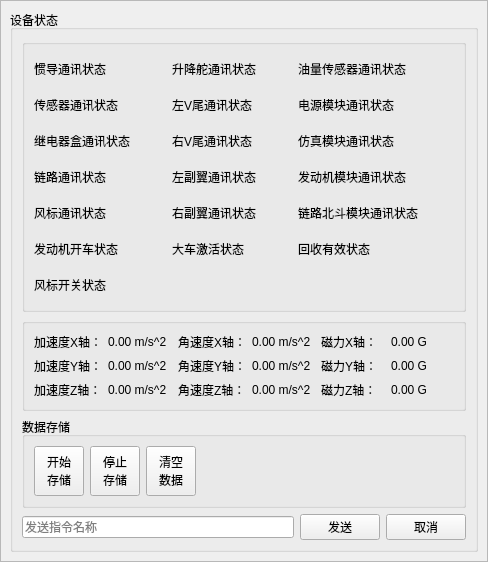
<?xml version="1.0" encoding="UTF-8"?>
<ui version="4.0">
 <class>DeviceStatePanel</class>
 <widget class="QWidget" name="DeviceStatePanel">
  <property name="geometry">
   <rect>
    <x>0</x>
    <y>0</y>
    <width>480</width>
    <height>517</height>
   </rect>
  </property>
  <property name="windowTitle">
   <string>Form</string>
  </property>
  <layout class="QGridLayout" name="gridLayout">
   <property name="leftMargin">
    <number>0</number>
   </property>
   <property name="topMargin">
    <number>0</number>
   </property>
   <property name="rightMargin">
    <number>0</number>
   </property>
   <property name="bottomMargin">
    <number>0</number>
   </property>
   <property name="spacing">
    <number>0</number>
   </property>
   <item row="0" column="0">
    <widget class="QFrame" name="frame">
     <property name="frameShape">
      <enum>QFrame::StyledPanel</enum>
     </property>
     <property name="frameShadow">
      <enum>QFrame::Raised</enum>
     </property>
     <layout class="QGridLayout" name="gridLayout_2">
      <item row="0" column="0">
       <widget class="QGroupBox" name="groupBox">
        <property name="title">
         <string>设备状态</string>
        </property>
        <layout class="QVBoxLayout" name="verticalLayout">
         <item>
          <widget class="QGroupBox" name="groupBox_2">
           <property name="title">
            <string/>
           </property>
           <layout class="QGridLayout" name="gridLayout_3">
            <item row="0" column="0">
             <widget class="QLabel" name="label">
              <property name="text">
               <string>惯导通讯状态</string>
              </property>
             </widget>
            </item>
            <item row="0" column="1">
             <widget class="QLabel" name="label_2">
              <property name="minimumSize">
               <size>
                <width>30</width>
                <height>30</height>
               </size>
              </property>
              <property name="text">
               <string/>
              </property>
              <property name="pixmap">
               <pixmap resource="MainWindow.qrc">:/images/Resources/images/warning.png</pixmap>
              </property>
             </widget>
            </item>
            <item row="0" column="2">
             <widget class="QLabel" name="label_14">
              <property name="text">
               <string>升降舵通讯状态</string>
              </property>
             </widget>
            </item>
            <item row="0" column="3">
             <widget class="QLabel" name="label_13">
              <property name="minimumSize">
               <size>
                <width>30</width>
                <height>30</height>
               </size>
              </property>
              <property name="text">
               <string/>
              </property>
              <property name="pixmap">
               <pixmap resource="MainWindow.qrc">:/images/Resources/images/warning.png</pixmap>
              </property>
             </widget>
            </item>
            <item row="0" column="4">
             <widget class="QLabel" name="label_26">
              <property name="text">
               <string>油量传感器通讯状态</string>
              </property>
             </widget>
            </item>
            <item row="0" column="5">
             <widget class="QLabel" name="label_25">
              <property name="minimumSize">
               <size>
                <width>30</width>
                <height>30</height>
               </size>
              </property>
              <property name="text">
               <string/>
              </property>
              <property name="pixmap">
               <pixmap resource="MainWindow.qrc">:/images/Resources/images/warning.png</pixmap>
              </property>
             </widget>
            </item>
            <item row="1" column="0">
             <widget class="QLabel" name="label_4">
              <property name="text">
               <string>传感器通讯状态</string>
              </property>
             </widget>
            </item>
            <item row="1" column="1">
             <widget class="QLabel" name="label_3">
              <property name="minimumSize">
               <size>
                <width>30</width>
                <height>30</height>
               </size>
              </property>
              <property name="text">
               <string/>
              </property>
              <property name="pixmap">
               <pixmap resource="MainWindow.qrc">:/images/Resources/images/warning.png</pixmap>
              </property>
             </widget>
            </item>
            <item row="1" column="2">
             <widget class="QLabel" name="label_16">
              <property name="text">
               <string>左V尾通讯状态</string>
              </property>
             </widget>
            </item>
            <item row="1" column="3">
             <widget class="QLabel" name="label_15">
              <property name="minimumSize">
               <size>
                <width>30</width>
                <height>30</height>
               </size>
              </property>
              <property name="text">
               <string/>
              </property>
              <property name="pixmap">
               <pixmap resource="MainWindow.qrc">:/images/Resources/images/warning.png</pixmap>
              </property>
             </widget>
            </item>
            <item row="1" column="4">
             <widget class="QLabel" name="label_28">
              <property name="text">
               <string>电源模块通讯状态</string>
              </property>
             </widget>
            </item>
            <item row="1" column="5">
             <widget class="QLabel" name="label_27">
              <property name="minimumSize">
               <size>
                <width>30</width>
                <height>30</height>
               </size>
              </property>
              <property name="text">
               <string/>
              </property>
              <property name="pixmap">
               <pixmap resource="MainWindow.qrc">:/images/Resources/images/warning.png</pixmap>
              </property>
             </widget>
            </item>
            <item row="2" column="0">
             <widget class="QLabel" name="label_6">
              <property name="text">
               <string>继电器盒通讯状态</string>
              </property>
             </widget>
            </item>
            <item row="2" column="1">
             <widget class="QLabel" name="label_5">
              <property name="minimumSize">
               <size>
                <width>30</width>
                <height>30</height>
               </size>
              </property>
              <property name="text">
               <string/>
              </property>
              <property name="pixmap">
               <pixmap resource="MainWindow.qrc">:/images/Resources/images/warning.png</pixmap>
              </property>
             </widget>
            </item>
            <item row="2" column="2">
             <widget class="QLabel" name="label_18">
              <property name="text">
               <string>右V尾通讯状态</string>
              </property>
             </widget>
            </item>
            <item row="2" column="3">
             <widget class="QLabel" name="label_17">
              <property name="minimumSize">
               <size>
                <width>30</width>
                <height>30</height>
               </size>
              </property>
              <property name="text">
               <string/>
              </property>
              <property name="pixmap">
               <pixmap resource="MainWindow.qrc">:/images/Resources/images/warning.png</pixmap>
              </property>
             </widget>
            </item>
            <item row="2" column="4">
             <widget class="QLabel" name="label_30">
              <property name="text">
               <string>仿真模块通讯状态</string>
              </property>
             </widget>
            </item>
            <item row="2" column="5">
             <widget class="QLabel" name="label_29">
              <property name="minimumSize">
               <size>
                <width>30</width>
                <height>30</height>
               </size>
              </property>
              <property name="text">
               <string/>
              </property>
              <property name="pixmap">
               <pixmap resource="MainWindow.qrc">:/images/Resources/images/warning.png</pixmap>
              </property>
             </widget>
            </item>
            <item row="3" column="0">
             <widget class="QLabel" name="label_8">
              <property name="text">
               <string>链路通讯状态</string>
              </property>
             </widget>
            </item>
            <item row="3" column="1">
             <widget class="QLabel" name="label_7">
              <property name="minimumSize">
               <size>
                <width>30</width>
                <height>30</height>
               </size>
              </property>
              <property name="text">
               <string/>
              </property>
              <property name="pixmap">
               <pixmap resource="MainWindow.qrc">:/images/Resources/images/warning.png</pixmap>
              </property>
             </widget>
            </item>
            <item row="3" column="2">
             <widget class="QLabel" name="label_20">
              <property name="text">
               <string>左副翼通讯状态</string>
              </property>
             </widget>
            </item>
            <item row="3" column="3">
             <widget class="QLabel" name="label_19">
              <property name="minimumSize">
               <size>
                <width>30</width>
                <height>30</height>
               </size>
              </property>
              <property name="text">
               <string/>
              </property>
              <property name="pixmap">
               <pixmap resource="MainWindow.qrc">:/images/Resources/images/warning.png</pixmap>
              </property>
             </widget>
            </item>
            <item row="3" column="4">
             <widget class="QLabel" name="label_32">
              <property name="text">
               <string>发动机模块通讯状态</string>
              </property>
             </widget>
            </item>
            <item row="3" column="5">
             <widget class="QLabel" name="label_31">
              <property name="minimumSize">
               <size>
                <width>30</width>
                <height>30</height>
               </size>
              </property>
              <property name="text">
               <string/>
              </property>
              <property name="pixmap">
               <pixmap resource="MainWindow.qrc">:/images/Resources/images/warning.png</pixmap>
              </property>
             </widget>
            </item>
            <item row="4" column="0">
             <widget class="QLabel" name="label_10">
              <property name="text">
               <string>风标通讯状态</string>
              </property>
             </widget>
            </item>
            <item row="4" column="1">
             <widget class="QLabel" name="label_9">
              <property name="minimumSize">
               <size>
                <width>30</width>
                <height>30</height>
               </size>
              </property>
              <property name="text">
               <string/>
              </property>
              <property name="pixmap">
               <pixmap resource="MainWindow.qrc">:/images/Resources/images/warning.png</pixmap>
              </property>
             </widget>
            </item>
            <item row="4" column="2">
             <widget class="QLabel" name="label_22">
              <property name="text">
               <string>右副翼通讯状态</string>
              </property>
             </widget>
            </item>
            <item row="4" column="3">
             <widget class="QLabel" name="label_21">
              <property name="minimumSize">
               <size>
                <width>30</width>
                <height>30</height>
               </size>
              </property>
              <property name="text">
               <string/>
              </property>
              <property name="pixmap">
               <pixmap resource="MainWindow.qrc">:/images/Resources/images/warning.png</pixmap>
              </property>
             </widget>
            </item>
            <item row="4" column="4">
             <widget class="QLabel" name="label_34">
              <property name="text">
               <string>链路北斗模块通讯状态</string>
              </property>
             </widget>
            </item>
            <item row="4" column="5">
             <widget class="QLabel" name="label_33">
              <property name="minimumSize">
               <size>
                <width>30</width>
                <height>30</height>
               </size>
              </property>
              <property name="text">
               <string/>
              </property>
              <property name="pixmap">
               <pixmap resource="MainWindow.qrc">:/images/Resources/images/warning.png</pixmap>
              </property>
             </widget>
            </item>
            <item row="5" column="0">
             <widget class="QLabel" name="label_12">
              <property name="text">
               <string>发动机开车状态</string>
              </property>
             </widget>
            </item>
            <item row="5" column="1">
             <widget class="QLabel" name="label_11">
              <property name="minimumSize">
               <size>
                <width>30</width>
                <height>30</height>
               </size>
              </property>
              <property name="text">
               <string/>
              </property>
              <property name="pixmap">
               <pixmap resource="MainWindow.qrc">:/images/Resources/images/warning.png</pixmap>
              </property>
             </widget>
            </item>
            <item row="5" column="2">
             <widget class="QLabel" name="label_24">
              <property name="text">
               <string>大车激活状态</string>
              </property>
             </widget>
            </item>
            <item row="5" column="3">
             <widget class="QLabel" name="label_23">
              <property name="minimumSize">
               <size>
                <width>30</width>
                <height>30</height>
               </size>
              </property>
              <property name="text">
               <string/>
              </property>
              <property name="pixmap">
               <pixmap resource="MainWindow.qrc">:/images/Resources/images/warning.png</pixmap>
              </property>
             </widget>
            </item>
            <item row="5" column="4">
             <widget class="QLabel" name="label_36">
              <property name="text">
               <string>回收有效状态</string>
              </property>
             </widget>
            </item>
            <item row="5" column="5">
             <widget class="QLabel" name="label_35">
              <property name="minimumSize">
               <size>
                <width>30</width>
                <height>30</height>
               </size>
              </property>
              <property name="text">
               <string/>
              </property>
              <property name="pixmap">
               <pixmap resource="MainWindow.qrc">:/images/Resources/images/warning.png</pixmap>
              </property>
             </widget>
            </item>
            <item row="6" column="0">
             <widget class="QLabel" name="label_38">
              <property name="text">
               <string>风标开关状态</string>
              </property>
             </widget>
            </item>
            <item row="6" column="1">
             <widget class="QLabel" name="label_37">
              <property name="minimumSize">
               <size>
                <width>30</width>
                <height>30</height>
               </size>
              </property>
              <property name="text">
               <string/>
              </property>
              <property name="pixmap">
               <pixmap resource="MainWindow.qrc">:/images/Resources/images/warning.png</pixmap>
              </property>
             </widget>
            </item>
           </layout>
          </widget>
         </item>
         <item>
          <widget class="QGroupBox" name="groupBox_3">
           <property name="title">
            <string/>
           </property>
           <layout class="QGridLayout" name="gridLayout_4">
            <item row="0" column="0">
             <widget class="QLabel" name="label_39">
              <property name="text">
               <string>加速度X轴：</string>
              </property>
             </widget>
            </item>
            <item row="0" column="1">
             <widget class="QLabel" name="label_40">
              <property name="text">
               <string>0.00 m/s^2</string>
              </property>
             </widget>
            </item>
            <item row="0" column="2">
             <widget class="QLabel" name="label_45">
              <property name="text">
               <string>角速度X轴：</string>
              </property>
             </widget>
            </item>
            <item row="0" column="3">
             <widget class="QLabel" name="label_50">
              <property name="text">
               <string>0.00 m/s^2</string>
              </property>
             </widget>
            </item>
            <item row="0" column="4">
             <widget class="QLabel" name="label_51">
              <property name="text">
               <string>磁力X轴：</string>
              </property>
             </widget>
            </item>
            <item row="0" column="5">
             <widget class="QLabel" name="label_56">
              <property name="text">
               <string>0.00 G</string>
              </property>
             </widget>
            </item>
            <item row="1" column="0">
             <widget class="QLabel" name="label_41">
              <property name="text">
               <string>加速度Y轴：</string>
              </property>
             </widget>
            </item>
            <item row="1" column="1">
             <widget class="QLabel" name="label_42">
              <property name="text">
               <string>0.00 m/s^2</string>
              </property>
             </widget>
            </item>
            <item row="1" column="2">
             <widget class="QLabel" name="label_46">
              <property name="text">
               <string>角速度Y轴：</string>
              </property>
             </widget>
            </item>
            <item row="1" column="3">
             <widget class="QLabel" name="label_47">
              <property name="text">
               <string>0.00 m/s^2</string>
              </property>
             </widget>
            </item>
            <item row="1" column="4">
             <widget class="QLabel" name="label_52">
              <property name="text">
               <string>磁力Y轴：</string>
              </property>
             </widget>
            </item>
            <item row="1" column="5">
             <widget class="QLabel" name="label_53">
              <property name="text">
               <string>0.00 G</string>
              </property>
             </widget>
            </item>
            <item row="2" column="0">
             <widget class="QLabel" name="label_43">
              <property name="text">
               <string>加速度Z轴：</string>
              </property>
             </widget>
            </item>
            <item row="2" column="1">
             <widget class="QLabel" name="label_44">
              <property name="text">
               <string>0.00 m/s^2</string>
              </property>
             </widget>
            </item>
            <item row="2" column="2">
             <widget class="QLabel" name="label_49">
              <property name="text">
               <string>角速度Z轴：</string>
              </property>
             </widget>
            </item>
            <item row="2" column="3">
             <widget class="QLabel" name="label_48">
              <property name="text">
               <string>0.00 m/s^2</string>
              </property>
             </widget>
            </item>
            <item row="2" column="4">
             <widget class="QLabel" name="label_55">
              <property name="text">
               <string>磁力Z轴：</string>
              </property>
             </widget>
            </item>
            <item row="2" column="5">
             <widget class="QLabel" name="label_54">
              <property name="text">
               <string>0.00 G</string>
              </property>
             </widget>
            </item>
           </layout>
          </widget>
         </item>
         <item>
          <widget class="QGroupBox" name="groupBox_4">
           <property name="title">
            <string>数据存储</string>
           </property>
           <layout class="QHBoxLayout" name="horizontalLayout">
            <item>
             <widget class="QToolButton" name="toolButton">
              <property name="minimumSize">
               <size>
                <width>50</width>
                <height>50</height>
               </size>
              </property>
              <property name="text">
               <string>开始
存储</string>
              </property>
             </widget>
            </item>
            <item>
             <widget class="QToolButton" name="toolButton_2">
              <property name="minimumSize">
               <size>
                <width>50</width>
                <height>50</height>
               </size>
              </property>
              <property name="text">
               <string>停止
存储</string>
              </property>
             </widget>
            </item>
            <item>
             <widget class="QToolButton" name="toolButton_3">
              <property name="minimumSize">
               <size>
                <width>50</width>
                <height>50</height>
               </size>
              </property>
              <property name="text">
               <string>清空
数据</string>
              </property>
             </widget>
            </item>
            <item>
             <spacer name="horizontalSpacer">
              <property name="orientation">
               <enum>Qt::Horizontal</enum>
              </property>
              <property name="sizeHint" stdset="0">
               <size>
                <width>40</width>
                <height>20</height>
               </size>
              </property>
             </spacer>
            </item>
           </layout>
          </widget>
         </item>
         <item>
          <spacer name="verticalSpacer">
           <property name="orientation">
            <enum>Qt::Vertical</enum>
           </property>
           <property name="sizeHint" stdset="0">
            <size>
             <width>20</width>
             <height>40</height>
            </size>
           </property>
          </spacer>
         </item>
         <item>
          <layout class="QHBoxLayout" name="horizontalLayout_2">
           <item>
            <widget class="QLineEdit" name="lineEdit">
             <property name="placeholderText">
              <string>发送指令名称</string>
             </property>
            </widget>
           </item>
           <item>
            <widget class="QPushButton" name="pushButton">
             <property name="text">
              <string>发送</string>
             </property>
            </widget>
           </item>
           <item>
            <widget class="QPushButton" name="pushButton_2">
             <property name="text">
              <string>取消</string>
             </property>
            </widget>
           </item>
          </layout>
         </item>
        </layout>
       </widget>
      </item>
     </layout>
    </widget>
   </item>
  </layout>
 </widget>
 <resources>
  <include location="MainWindow.qrc"/>
 </resources>
 <connections/>
</ui>
